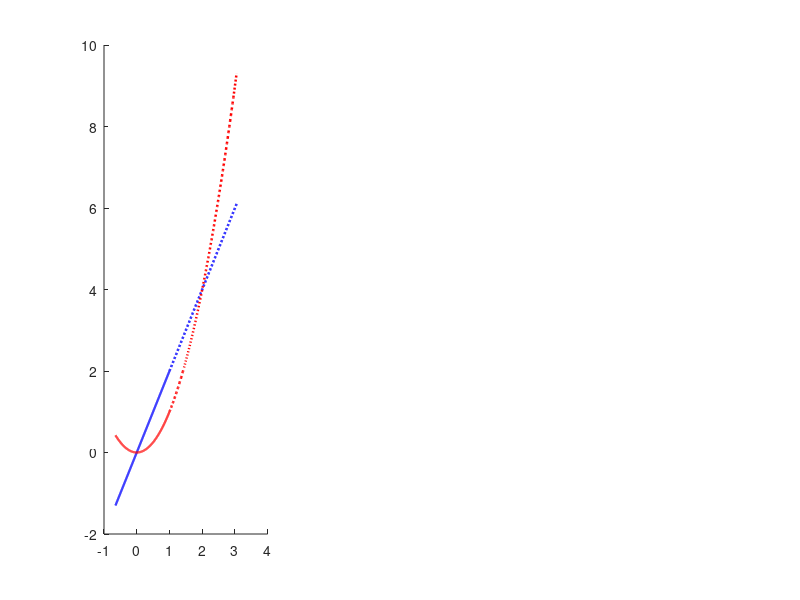

Write the MATLAB code that produced this figure. (Note: this script raises an error after producing the figure.)
%% Problem 8.1.6: nullclines, equilibrium stability, and phase portraits
% System: x' = y - 2*x, y' = mu + x^2 - y.
% Run this script to create three figures matching problemSet4.tex.
% The script uses only base MATLAB (ode45 and graphics).
% Solid/dotted nullcline segments are classification guides at intersections;
% non-equilibrium points on a nullcline have no equilibrium stability.

blue = [0 0 1];
red = [1 0 0];
green = [0 0.45 0];

%% 1. Nullclines for mu < 1, mu = 1, and mu > 1
figure('Name','8.1.6: Nullclines and stability','Color','w', ...
    'Position',[100 100 1200 470]);
muCases = [0 1 2];
caseTitles = {'\mu < 1 (shown: \mu = 0)', '\mu = 1', ...
    '\mu > 1 (shown: \mu = 2)'};
for k = 1:3
    mu = muCases(k);
    ax = subplot(1,3,k); hold(ax,'on');
    if mu <= 1
        left = linspace(-0.65,1,250);
        right = linspace(1,3.05,250);
        plot(ax,left,2*left,'-','Color',blue,'LineWidth',1.6);
        plot(ax,right,2*right,':','Color',blue,'LineWidth',1.8);
        plot(ax,left,left.^2+mu,'-','Color',red,'LineWidth',1.6);
        plot(ax,right,right.^2+mu,':','Color',red,'LineWidth',1.8);
    else
        x = linspace(-0.65,3.05,500);
        plot(ax,x,2*x,'-','Color',blue,'LineWidth',0.8);
        plot(ax,x,x.^2+mu,'-','Color',red,'LineWidth',0.8);
    end
    markEquilibria(ax,mu);
    if mu < 1
        text(ax,0.15,0.5,'stable','BackgroundColor','w');
        text(ax,2.12,3.8,'saddle','BackgroundColor','w');
    elseif mu == 1
        text(ax,1.12,1.7,'saddle-node','BackgroundColor','w');
    else
        text(ax,0.5,1.4,'no equilibria','BackgroundColor','w');
    end
    setupAxes(ax,[-0.65 3.05 -0.65 6.6]);
    title(ax,caseTitles{k});
end
annotation('textbox',[0.07 0.005 0.9 0.075], ...
    'String',{'Blue: y = 2x; red: y = x^2 + \mu. Solid/dotted: attracting/saddle branch guides.', ...
    'At \mu = 1: one-sided attraction, not Lyapunov stable. At \mu > 1: no equilibrium to classify.'}, ...
    'EdgeColor','none','HorizontalAlignment','center');

%% 2. Bifurcation diagram: x = 1 +/- sqrt(1-mu)
figure('Name','8.1.6: Saddle-node bifurcation','Color','w');
ax = axes; hold(ax,'on');
mu = linspace(-2,1,700);
h1 = plot(ax,mu,1-sqrt(1-mu),'-','Color',blue,'LineWidth',1.8);
h2 = plot(ax,mu,1+sqrt(1-mu),'--','Color',red,'LineWidth',1.8);
plot(ax,1,1,'ko','MarkerFaceColor','k','MarkerSize',6);
text(ax,1.04,1.25,'saddle-node');
axis(ax,[-2 1.6 -0.9 2.9]);
xlabel(ax,'\mu'); ylabel(ax,'$1\pm\sqrt{1-\mu}$','Interpreter','latex');
title(ax,'Equilibrium branches: saddle-node at \mu = 1');
legend(ax,[h1 h2],{'Attracting: 1 - sqrt(1-mu)', ...
    'Saddle: 1 + sqrt(1-mu)'},'Location','southoutside');
grid(ax,'on'); box(ax,'on');

%% 3. Phase portraits, including saddle separatrices
figure('Name','8.1.6: Phase portraits','Color','w', ...
    'Position',[120 80 1050 850]);
muCases = [-1 0 1 1.5];
caseTitles = {'\mu = -1: stable spiral and saddle', ...
    '\mu = 0: stable node and saddle', ...
    '\mu = 1: saddle-node', '\mu = 3/2: no equilibria'};
limits = [-0.8 3.1 -1 6.5];
seeds = [-0.6 2.4; 0.3 4.8; 1.4 0.1; 2.7 1.5; 2.5 5.8; -0.5 0.3];
for k = 1:4
    mu = muCases(k);
    ax = subplot(2,2,k); hold(ax,'on');
    [X,Y] = meshgrid(-0.6:0.43:2.9,-0.7:0.62:6.2);
    U = Y-2*X; V = mu+X.^2-Y;
    % Normalize arrows with the same anisotropic scale used in the TikZ plots.
    scale = hypot(U,(0.61/1.12)*V);
    scale(scale < 1e-12) = 1;
    quiver(ax,X,Y,0.15*U./scale,0.15*V./scale,0, ...
        'Color',[0.7 0.7 0.7],'LineWidth',0.5);
    x = linspace(limits(1),limits(2),500);
    plot(ax,x,2*x,'-','Color',blue,'LineWidth',1.3);
    plot(ax,x,x.^2+mu,'--','Color',red,'LineWidth',1.3);
    starts = seeds;
    if mu == -1
        starts = [-0.1 -0.8; -0.65 -0.4; starts];
    end
    for j = 1:size(starts,1)
        Z = integrateOrbit(starts(j,:)',mu,1,limits);
        drawOrbit(ax,Z,mu,[0.15 0.15 0.15],0.8);
    end
    if mu < 1
        saddle = [1+sqrt(1-mu); 2+2*sqrt(1-mu)];
        lambdas = [(-3+sqrt(9+8*sqrt(1-mu)))/2, ...
                   (-3-sqrt(9+8*sqrt(1-mu)))/2];
        for lambda = lambdas
            v = [1; 2+lambda]; v = v/norm(v);
            for branchSign = [-1 1]
                z0 = saddle + branchSign*0.008*v;
                % Integrate stable branches backward to trace them outward.
                Z = integrateOrbit(z0,mu,sign(lambda),limits);
                drawOrbit(ax,Z,mu,green,1.4);
            end
        end
    end
    markEquilibria(ax,mu);
    setupAxes(ax,limits);
    title(ax,caseTitles{k});
end

%% Local functions
function dz = vectorField(~,z,mu)
    dz = [z(2)-2*z(1); mu+z(1)^2-z(2)];
end

function Z = integrateOrbit(z0,mu,timeSign,limits)
    opts = odeset('RelTol',1e-8,'AbsTol',1e-10,'MaxStep',0.025, ...
        'Events',@(t,z) stopOrbit(t,z,mu,limits));
    [~,Z] = ode45(@(t,z) vectorField(t,z,mu),[0 timeSign*30],z0,opts);
end

function [value,isterminal,direction] = stopOrbit(~,z,mu,limits)
    value = [z(1)-limits(1); limits(2)-z(1); ...
             z(2)-limits(3); limits(4)-z(2); ...
             norm(vectorField(0,z,mu))-1e-5];
    isterminal = ones(5,1);
    direction = zeros(5,1);
end

function drawOrbit(ax,Z,mu,color,lineWidth)
    if size(Z,1) < 2, return; end
    plot(ax,Z(:,1),Z(:,2),'-','Color',color,'LineWidth',lineWidth);
    % Place the arrow by arc length. Its direction always uses forward time,
    % including when the stable separatrix was integrated backward.
    lengths = [0; cumsum(hypot(diff(Z(:,1)),(0.61/1.12)*diff(Z(:,2))))];
    if lengths(end) < 0.02, return; end
    idx = find(lengths >= 0.45*lengths(end),1);
    z = Z(idx,:)'; v = vectorField(0,z,mu);
    nv = hypot(v(1),(0.61/1.12)*v(2));
    if nv > 1e-10
        v = 0.12*v/nv;
        quiver(ax,z(1),z(2),v(1),v(2),0,'Color',color, ...
            'LineWidth',lineWidth,'MaxHeadSize',2);
    end
end

function markEquilibria(ax,mu)
    if mu < 1
        a = 1-sqrt(1-mu); b = 1+sqrt(1-mu);
        plot(ax,a,2*a,'ko','MarkerFaceColor','k','MarkerSize',6);
        plot(ax,b,2*b,'ko','MarkerFaceColor','w','MarkerSize',7);
    elseif mu == 1
        % Half-filled circle indicates the one-sided saddle-node behavior.
        plot(ax,1,2,'ko','MarkerFaceColor','w','MarkerSize',8);
        theta = linspace(pi/2,3*pi/2,60);
        patch(ax,1+0.035*cos(theta),2+0.064*sin(theta),'k', ...
            'EdgeColor','none');
    end
end

function setupAxes(ax,limits)
    axis(ax,limits);
    xlabel(ax,'x'); ylabel(ax,'y');
    set(ax,'XAxisLocation','origin','YAxisLocation','origin', ...
        'FontSize',10,'Layer','top');
    % Match the x/y unit proportions in the TikZ phase portraits.
    daspect(ax,[1 1.12/0.61 1]);
    box(ax,'off');
end
